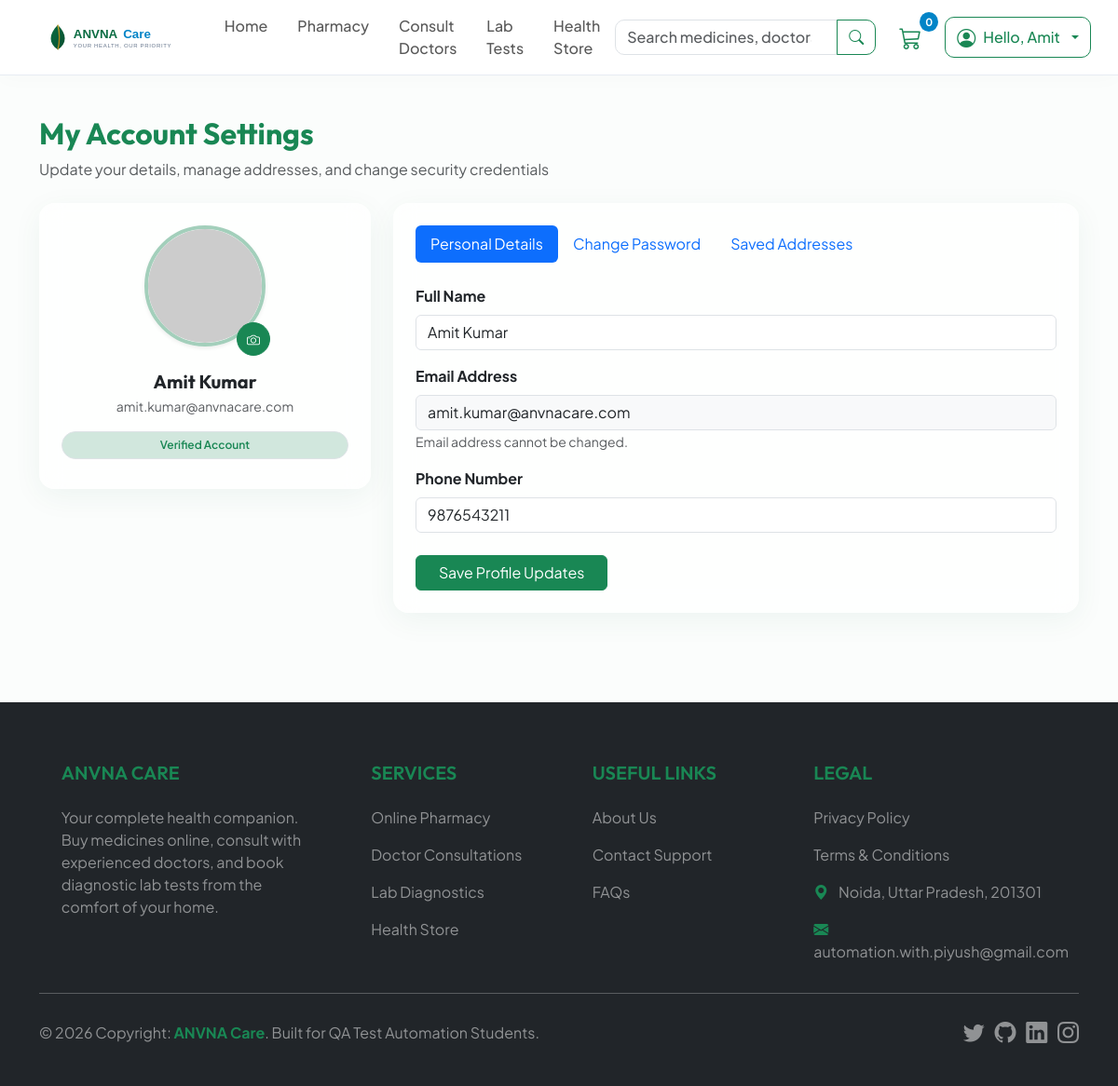
The app's page /profile.php (signed in) with its own data.
### tables this page shows
CREATE TABLE users (
    id INT AUTO_INCREMENT PRIMARY KEY,
    name VARCHAR(100) NOT NULL,
    email VARCHAR(100) NOT NULL UNIQUE,
    phone VARCHAR(20) NOT NULL,
    password VARCHAR(255) NOT NULL,
    role ENUM('user', 'admin') DEFAULT 'user',
    created_at TIMESTAMP DEFAULT CURRENT_TIMESTAMP
);

### profile.php (the view, shortened to what this page needs)
<?php
require_once 'includes/header.php';
$userId = $_SESSION['user_id'];
try {
    $stmt = $pdo->prepare("SELECT * FROM users WHERE id = ?");
    $stmt->execute([$userId]);
    $user = $stmt->fetch();
} catch (PDOException $e) {
    die("Database error: " . $e->getMessage());
}
?>
<div class="container my-4">
    <div class="mb-4">
        <h2 class="fw-bold text-success" id="profileTitle" data-testid="profile-title">My Account Settings</h2>
        <p class="text-muted">Update your details, manage addresses, and change security credentials</p>
    </div>
    <div class="row g-4">
        <div class="col-lg-4">
            <div class="card glass-card border-0 p-4 text-center" id="profilePicCard" data-testid="profile-pic-card">
                <div class="position-relative d-inline-block mx-auto mb-3" style="width: 140px; height: 140px;">
                    <img src="https://placehold.co/150x150/eef7f2/0a6c42?text=Patient" class="img-fluid rounded-circle border border-4 border-success-subtle shadow-sm" alt="Profile Picture" id="profileAvatarImg" data-testid="profile-avatar-img" style="width: 130px; height: 130px; object-fit: cover;">
                    <button class="btn btn-success btn-sm position-absolute bottom-0 end-0 rounded-circle d-flex align-items-center justify-content-center" style="width: 36px; height: 36px;" id="uploadTriggerBtn" data-testid="upload-trigger-btn" onclick="triggerPhotoSelect()" aria-label="Upload Photo">
                        <i class="bi bi-camera"></i>
                    </button>
                </div>
                <h5 class="fw-bold text-dark mb-1" id="profileNameDisplay" data-testid="profile-name-display"><?= htmlspecialchars($user['name']) ?></h5>
                <p class="text-muted small mb-3"><?= htmlspecialchars($user['email']) ?></p>
                <span class="badge bg-success-subtle text-success border px-3 py-2 rounded-pill fw-semibold mb-2" data-testid="profile-role-badge">Verified Account</span>
            </div>
        </div>
        <div class="col-lg-8">
            <div class="card glass-card border-0 p-4" id="profileFormCard" data-testid="profile-form-card">
                <ul class="nav nav-pills mb-4" id="profileTabs" role="tablist" data-testid="profile-tabs">
                    <li class="nav-item" role="presentation">
                        <button class="nav-link active" id="details-tab" data-bs-toggle="pill" data-bs-target="#details-panel" type="button" role="tab" aria-controls="details-panel" aria-selected="true" data-testid="details-tab-btn">
                            Personal Details
                        </button>
                    </li>
                    <li class="nav-item" role="presentation">
                        <button class="nav-link" id="password-tab" data-bs-toggle="pill" data-bs-target="#password-panel" type="button" role="tab" aria-controls="password-panel" aria-selected="false" data-testid="password-tab-btn">
                            Change Password
                        </button>
                    </li>
                    <li class="nav-item" role="presentation">
                        <button class="nav-link" id="addresses-tab" data-bs-toggle="pill" data-bs-target="#addresses-panel" type="button" role="tab" aria-controls="addresses-panel" aria-selected="false" data-testid="addresses-tab-btn">
                            Saved Addresses
                        </button>
                    </li>
                </ul>
                <div class="tab-content" id="profileTabsContent">
                    <div class="tab-pane fade show active" id="details-panel" role="tabpanel" aria-labelledby="details-tab" data-testid="details-panel">
                        <form id="profileDetailsForm" novalidate>
                            <div class="mb-3">
                                <label for="profileNameInput" class="form-label fw-bold">Full Name</label>
                                <input type="text" class="form-control" id="profileNameInput" name="name" value="<?= htmlspecialchars($user['name']) ?>" required data-testid="profile-name-input">
                            </div>
                            <div class="mb-3">
                                <label for="profileEmailInput" class="form-label fw-bold">Email Address</label>
                                <input type="email" class="form-control bg-light" id="profileEmailInput" name="email" value="<?= htmlspecialchars($user['email']) ?>" readonly data-testid="profile-email-input">
                                <span class="small text-muted">Email address cannot be changed.</span>
                            </div>
                            <div class="mb-4">
                                <label for="profilePhoneInput" class="form-label fw-bold">Phone Number</label>
                                <input type="tel" class="form-control" id="profilePhoneInput" name="phone" value="<?= htmlspecialchars($user['phone']) ?>" required pattern="[0-9]{10}" data-testid="profile-phone-input">
                            </div>
                            <button type="submit" class="btn btn-success px-4" id="saveProfileBtn" data-testid="save-profile-btn">Save Profile Updates</button>
                        </form>
                    </div>
                </div>
            </div>
        </div>
    </div>
</div>
<?php
require_once 'includes/footer.php';
?>

### assets/css/style.css (style rules this page uses)
:root { --primary-color: #0a6c42; --primary-hover: #074e2f; --primary-light: #eef7f2; --accent-color: #0284c7; --accent-hover: #0369a1; --accent-light: #e0f2fe; --neutral-dark: #1e293b; --neutral-light: #f8fafc; --neutral-border: #e2e8f0; --glass-bg: rgba(255, 255, 255, 0.7); --glass-border: rgba(255, 255, 255, 0.4); --glass-shadow: 0 8px 32px 0 rgba(10, 108, 66, 0.06); --card-shadow: 0 10px 30px rgba(0, 0, 0, 0.03); --font-heading: 'Outfit', sans-serif; --font-body: 'Plus Jakarta Sans', sans-serif; --border-radius: 16px; --border-radius-sm: 10px; --border-radius-lg: 24px; }
body { font-family: var(--font-body); color: var(--neutral-dark); background-color: #fbfdfc; overflow-x: hidden; padding-top: 76px; }
h1, h2, h3, h4, h5, h6 { font-family: var(--font-heading); font-weight: 600; color: #0f271a; }
.glass-card { background: var(--glass-bg); backdrop-filter: blur(12px); -webkit-backdrop-filter: blur(12px); border: 1px solid var(--glass-border); box-shadow: var(--glass-shadow); border-radius: var(--border-radius); transition: all 0.3s cubic-bezier(0.4, 0, 0.2, 1); }

### records on screen
users: name "Amit Kumar", email "amit.kumar@anvnacare.com", phone "9876543211"

### other values on screen
$cartCount "0"
explode(' ', $_SESSION['user_name'])[0] "Amit"
